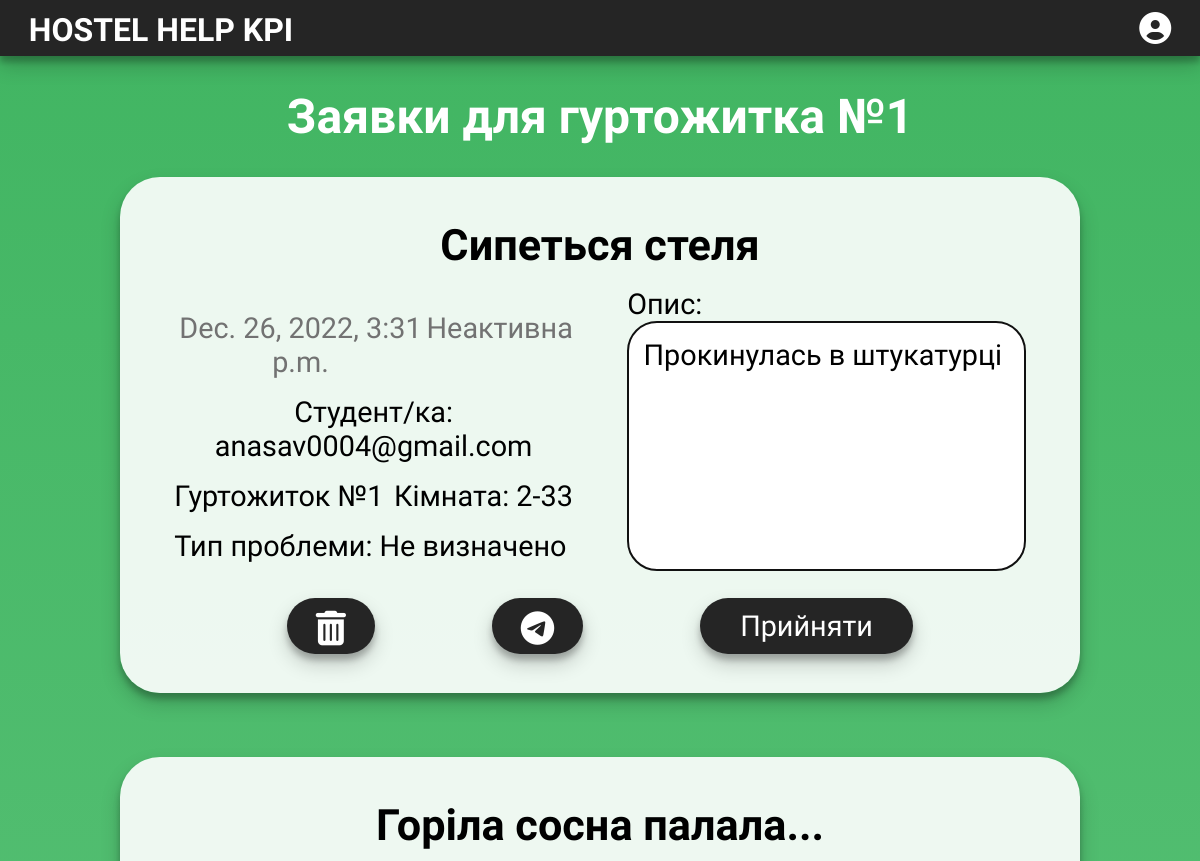
Before: /profile/1/ (signed in, upper part) with the older database file.
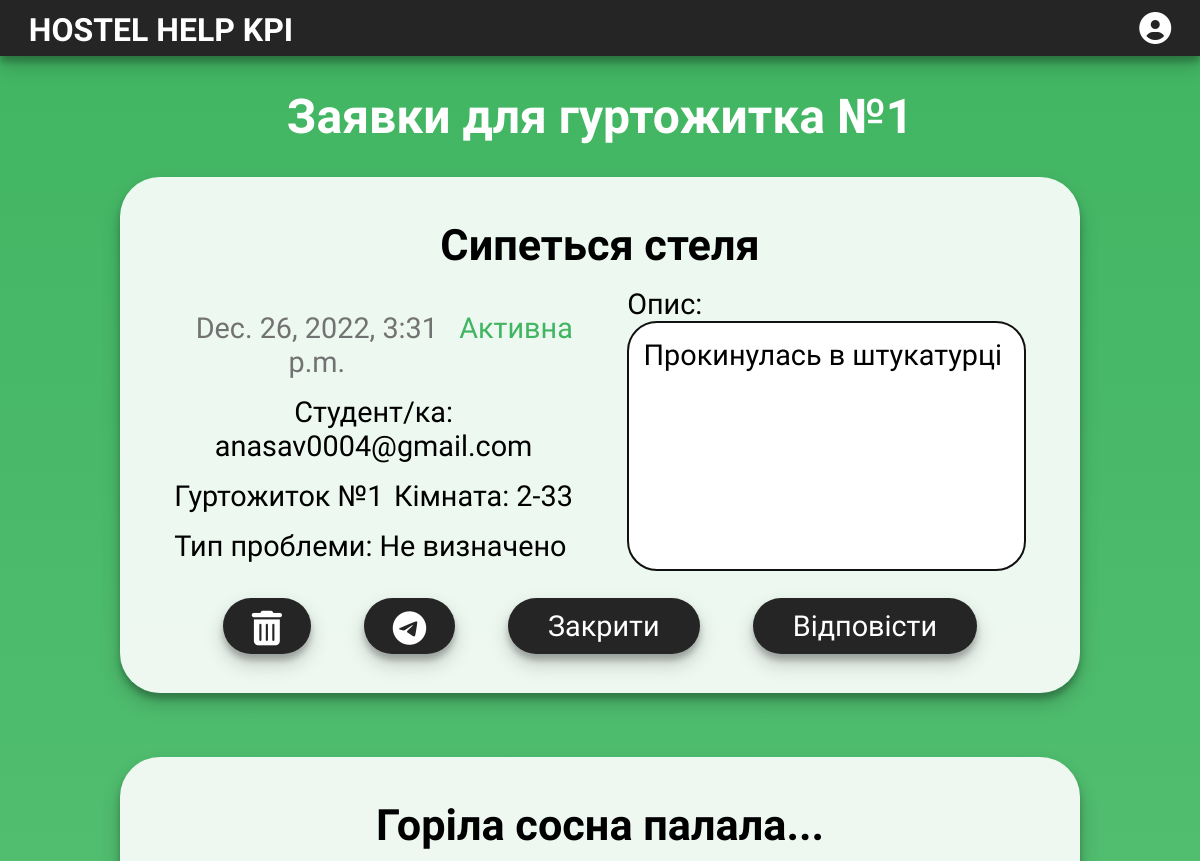
After: the same page with the newer database file.
### hostel_help/models.py (models this page shows, shortened)
class Report(models.Model):
    PROBLEM_CHOICES = (("Електрик", "Електрик"),
                       ("Столяр", "Столяр"),
                       ("Сантехнік", "Сантехнік"),
                       ("Не визначено", "Не визначено"))
    DORMITORIES_CHOICES = ((1, "1 гуртожиток"),
                           (4, "4 гуртожиток"))
    email = models.EmailField(max_length=80, default=False)
    title = models.CharField(max_length=70)
    problem_type = models.CharField(choices=PROBLEM_CHOICES, max_length=70, default="Не визначено")
    dormitory = models.IntegerField(choices=DORMITORIES_CHOICES)
    exact_place = models.CharField(max_length=100)
    description = models.TextField()
    date = models.DateTimeField(auto_now_add=True)
    status = models.CharField(max_length=50, default="Неактивна")

### hostel_help/views.py (the view, shortened to what this page needs)
# urls.py: path('profile/', views.profile, name='profile'),
def profile(request, dormitory=None):
    if request.method == 'POST':
        if request.user.is_superuser:
            reports = Report.objects.filter(dormitory=dormitory).order_by('-date')
            replies = Contact.objects.prefetch_related('report_id').filter(report_id__in=reports.values('id'))
            form = ContactForm(request.POST)
            if form.is_valid():
                instance = form.save(commit=False)
                report_id = int(request.POST.get('report_id'))
                print(report_id)
                if report_id:
                    report = Report.objects.get(id=report_id)
                    instance.report_id = report
                instance.email = reports.get(id=report_id).email
                instance.date_report = Report.objects.get(id=report_id).date
                instance.save()
                subject = 'HOSTEL HELP KPI'
                message = instance.message
                email_from = settings.EMAIL_HOST_USER
                recipient_list = [instance.email, ]
                send_mail(subject, message, email_from, recipient_list, fail_silently=False)
                messages.success(request, f'Your message has been sent.')
                return redirect(reverse('profile', args=[dormitory]))
    else:
        if request.user.is_superuser:
            reports = Report.objects.filter(dormitory=dormitory).order_by('-date')
            replies = Contact.objects.prefetch_related('report_id').filter(report_id__in=reports.values('id'))
            page = request.GET.get('page', 1)
            paginator = Paginator(reports, 8)
            try:
                reports = paginator.page(page)
            except PageNotAnInteger:
                reports = paginator.page(1)
            except EmptyPage:
                reports = paginator.page(paginator.num_pages)
            form = ContactForm()
            return render(request, 'profile.html', {'user': request.user,
                                                    'form': form,
                                                    'reports': reports,
                                                    'replies': replies,
                                                    'dormitory': dormitory})

### templates/profile.html (shortened to what this page needs)
{% extends "base.html" %}
{% load static %}
{% block css_files %}
<link href="{% static '/css/profile.css' %}" rel="stylesheet" type="text/css" />
{% endblock css_files %}
{% block content %}
{% if user.is_superuser %}
{% if reports %}
<h1>Заявки для гуртожитка №{{ dormitory }}</h1>
{% for report in reports %}
<div class="report" id="{{ report.id }}">
   <div class="main-block">
         <h2 class="report-title">{{ report.title }}</h2>
         <div class="information">
            <div class="time-status message-elem">
               <p>{{ report.date }}</p>
               <p class="status">{{ report.status }}</p>
            </div>
            <div class="student message-elem">
               <p>Студент/ка: {{ report.email }}</p>
            </div>
            <div class="message-elem">
               <p>Гуртожиток №{{ report.dormitory }}</p>
               <p>Кімната: {{ report.exact_place }}</p>
            </div>
            <div class="message-elem">
               <p>Тип проблеми: {{ report.problem_type }}</p>
            </div>
         </div>
         <div class="description">
            <p>Опис:</p>
            <p class="message">{{ report.description }}</p>
         </div>
         <div class="report-buttons">
         <a onclick="return confirm('Ви впевнені, що бажаєте видалити запис?')"
            href="{% url 'delete_report' dormitory report.id %}" class="enter-button"><i
               class="fa-solid fa-trash-can"></i></a>
         <a href="https://t.me/share/url?url=anastasiasavchyn.pythonanywhere.com/&text={{ report.date }}%0A{{ report.email }}
                  %0A{{ report.title }}%0AТип: {{ report.problem_type }}%0AГуртожиток:{{ report.dormitory }}
                  %0AКонкретне місце: {{report.exact_place }}%0AОпис: {{ report.description }}"
            target="_blank" class="enter-button">
            <i class="fa-brands fa-telegram"><span class="fa-sr-only">Поширити в Telegram</span></i></a>
         {% if report.status == "Неактивна" or report.status == "Активна" %}
         <form action="{% url 'change_status' dormitory report.id %}?next={{ request.path|urlencode }}#{{ report.id }}"
            method="POST">
            {% if report.status == "Неактивна" %}
            <button class="enter-button" type="submit">Прийняти</button>
            {% elif report.status == "Активна" %}
            <button class="enter-button" type="submit"
               onclick="return confirm('Ви впевнені, що бажаєте закрити запис?')">Закрити</button>
            {% endif %}
         </form>
            {% endif %}
         {% if report.status == "Активна" %}
         <button class="reply-button enter-button" data-value="{{ report.id }}"
            onclick="showAnswerPopup(this)">Відповісти</button>
         {% endif %}
      </div>
   </div>
</div>
{% endfor %}
{% endif %}
{% endif %}
{% endblock %}

### templates/base.html (shortened to what this page needs)
<!DOCTYPE html>
{% load static %}
<html lang="uk">
<head>
    <link href="{% static 'css/style.css' %}" rel="stylesheet" type="text/css">
    {% block css_files %}
    {% endblock css_files %}
</head>
<body>
    <header>
        <a href="{% url 'index' %}">
            <p class="site-title">HOSTEL HELP KPI</p>
        </a>
        {% block auth_user %}
{% if user.is_authenticated %}
{% if user.is_superuser %}
<a href="{% url 'folders' %}" class="fa-solid fa-circle-user"><span class="fa-sr-only">Profile</span></a>
{% else %}
<a href="{% url 'profile' %}" class="fa-solid fa-circle-user"><span class="fa-sr-only">Profile</span></a>
{% endif %}
{% endif %}
{% endblock auth_user %}
    </header>
    <main>
        {% block content %}
        {% endblock %}
    </main>
</body>

### static/css/style.css (style rules this page uses)
html, body { height: 100%; margin: 0; }
:root { --main-height: 3.5rem; --main-block-black: #252525; --main-block-bg: rgba(255, 255, 255, 0.9); --margin-or-padding: 8%; --main-width: 88%; --border-radius: 40px; --box-shadow: rgba(0, 0, 0, 0.19) 0 10px 20px, rgba(0, 0, 0, 0.23) 0 6px 6px; }
button { cursor: pointer; }
* { box-sizing: border-box; }
body { font-family: 'Yanone Kaffeesatz', sans-serif; display: flex; flex-direction: column; overflow: overlay; }
a { color: #000000; }
footer a, nav a, .enter-button, header a { text-decoration: none; }
header, footer { background: var(--main-block-black); color: #ffffff; height: var(--main-height); line-height: var(--main-height); width: 100%; display: flex; align-items: center; }
header { position: fixed; top: 0; justify-content: space-between; padding: 0 5%; box-shadow: var(--box-shadow); }
.site-title { font-size: 200%; padding-top: 0.25rem; margin: 0; font-weight: bold; color: #ffffff; }
header .fa-circle-user { color: #ffffff; text-decoration: none; font-size: 200%; }
main { font-size: 120%; text-align: center; padding: var(--main-height) 0 0; background: linear-gradient(#41B562, #9CE4B0); flex: 1 0 auto; }
main > * { margin: 2rem auto 0; width: var(--main-width); }
.main-block { width: var(--main-width); background: var(--main-block-bg); border-radius: var(--border-radius); max-width: 50rem; padding: 1.7rem; font-size: 120%; overflow: hidden; box-shadow: var(--box-shadow); }
h1, h2 { color: #ffffff; height: fit-content; display: inline-block; padding-bottom: 0; }
form { display: flex; flex-direction: column; flex-wrap: wrap; text-align: start; }
form > *, .instruction figcaption { margin-top: 1.7rem; }
input, textarea, select, .enter-button, optgroup { font-family: "Yanone Kaffeesatz", sans-serif; display: inline-block; border: none; font-size: 75%; padding: 0.6rem; }
.enter-button { min-width: 10rem; max-width: fit-content; padding: 0 2.5rem; height: var(--main-height); line-height: var(--main-height); font-size: 100%; border-radius: 2.5rem; color: #ffffff; background: var(--main-block-black); margin: 0 auto; box-shadow: var(--box-shadow); }
a.enter-button { font-size: 100% }
@media screen and (min-width: 540px) { header { padding: 0 1.8rem; } }
@media screen and (min-width: 540px) { main { font-size: 130%; } }
@media screen and (min-width: 768px) { main { font-size: 140%; } }
@media screen and (min-width: 1080px) { main { font-size: 150%; } }

### static/css/profile.css (style rules this page uses)
div.report { padding-bottom: 1rem; width: 100%; }
.report-buttons { display: flex; flex-wrap: wrap; justify-content: space-evenly; }
.report-buttons a, .report-buttons button { margin: 0.7rem !important; }
.main-block { margin: 4rem auto 0; display: flex; flex-wrap: wrap; align-items: center; }
.main-block:first-of-type { margin-top: 2rem; }
.main-block > * { margin: 1rem auto 0; width: 95%; }
.main-block > * > *, .message-elem > * { margin: 0; }
.description p:first-of-type { margin-bottom: 0; }
.message-elem { margin: 1rem auto 0; }
.message { border: #111111 2px solid; border-radius: 30px; overflow: auto; background: #ffffff; padding: 0.9rem; width: 100%; min-height: 100px; margin: 0; }
.information { display: flex; flex-direction: column; flex-wrap: wrap; }
.information > * { display: flex; justify-content: left; width: 100%; }
.message-elem { justify-content: space-between; }
.time-status { color: #727272; }
.description { text-align: left; }
.report > * { margin: 1rem auto; max-width: 60rem; }
.main-block h2 { color: #000000; }
.enter-button { margin-top: 1rem; }
a.enter-button { min-width: unset; font-size: 120%; padding: 0.17rem 1.8rem 0; }
@media screen and (min-width: 504px) { .message-elem > *:first-child { margin-right: 3rem; } }
@media screen and (min-width: 504px) { .message-elem { justify-content: left; } }
@media screen and (min-width: 768px) { .information, .description { width: calc(var(--main-width) / 2); justify-content: space-evenly; } }
@media screen and (min-width: 768px) { .report-buttons a, .report-buttons button { margin: 0.7rem 0 !important; } }
@media screen and (min-width: 768px) { .message, .information { height: 250px; min-height: fit-content; } }
@media screen and (min-width: 768px) { .message-elem > *:first-child { margin-right: 0; } }
@media screen and (min-width: 768px) { .information > * { justify-content: space-between; } }

Changed rows visible on the page:
changed Report "Сипеться стеля": status "Неактивна" → "Активна"; status "Прийняти" → "Закрити Відповісти"
